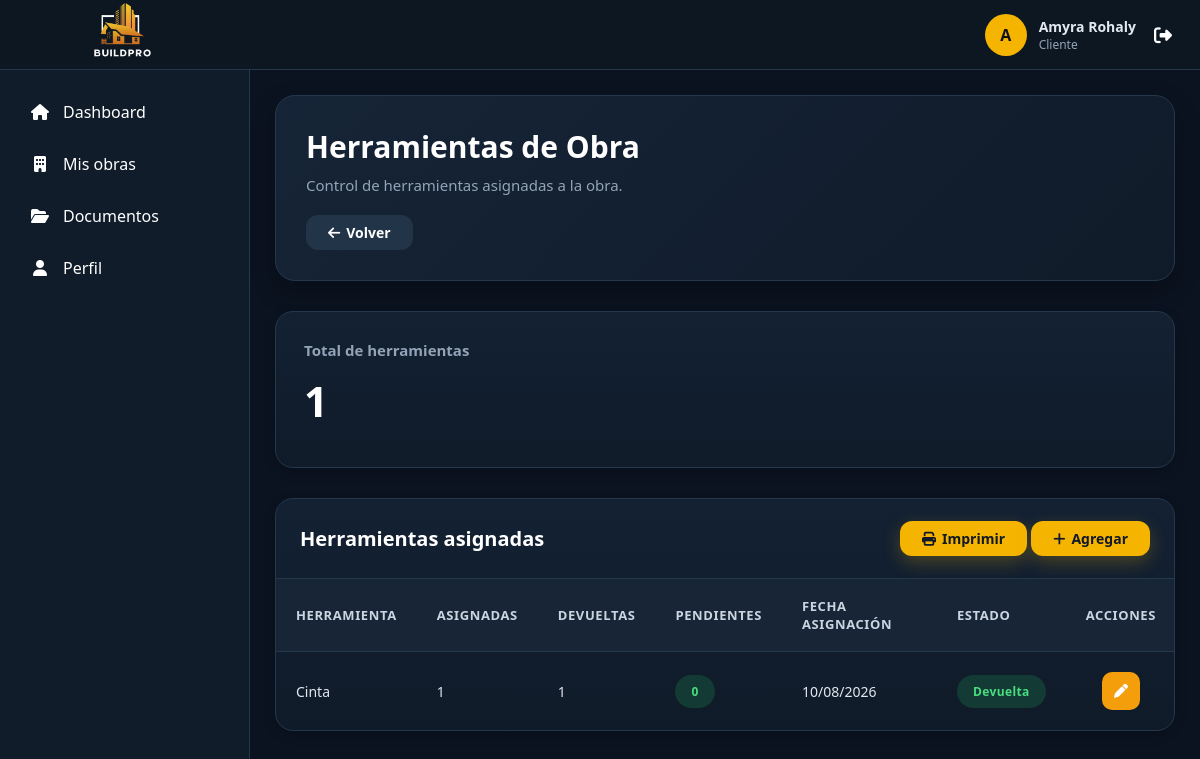
Screenshot of /controladores/HerramientaObraController.php?accion=listar&id_obra=9 (signed in) with the database file from the repository.
### tables this page shows
CREATE TABLE `herramienta_obra` (
  `id_herramienta_obra` int(11) NOT NULL,
  `id_herramienta` int(11) NOT NULL,
  `cantidad_asignada` int(11) NOT NULL DEFAULT 1,
  `cantidad_devuelta` int(11) NOT NULL DEFAULT 0,
  `id_obra` int(11) NOT NULL,
  `fecha_asignacion` date NOT NULL,
  `fecha_devolucion` date DEFAULT NULL,
  `observaciones` text DEFAULT NULL,
  `id_estado_herramienta` int(11) NOT NULL DEFAULT 2
);

CREATE TABLE `herramienta` (
  `id_herramienta` int(11) NOT NULL,
  `nombre` varchar(100) NOT NULL,
  `tipo` varchar(50) DEFAULT NULL,
  `marca` varchar(100) DEFAULT NULL,
  `modelo` varchar(100) DEFAULT NULL,
  `cantidad_total` int(11) DEFAULT 1,
  `fecha_adquisicion` date DEFAULT NULL,
  `costo` decimal(12,2) DEFAULT NULL
);

CREATE TABLE `estado_herramienta` (
  `id_estado_herramienta` int(11) NOT NULL,
  `nombre` varchar(50) NOT NULL
);

### modelos/Conexion.php (called while the page is built)
<?php
class Conexion {
    private $host = "localhost";
    private $usuario = "root";
    private $password = "";
    private $baseDatos = "constructora";
    public function conectar(){
        try {
            $conexion = new PDO(
                "mysql:host=".$this->host.";dbname=".$this->baseDatos.";charset=utf8",
                $this->usuario,
                $this->password
            );
            $conexion->setAttribute(
                PDO::ATTR_ERRMODE,
                PDO::ERRMODE_EXCEPTION
            );
            return $conexion;
        } catch(PDOException $e){
            die("Error de conexión: ".$e->getMessage());
        }
    }
}
?>

### modelos/HerramientaObra.php (called while the page is built, shortened)
<?php
require_once "Conexion.php";
class HerramientaObra
{
    private $conexion;
    public function __construct()
    {
        $db = new Conexion();
        $this->conexion = $db->conectar();
    }
    public function obtenerPorObra($id_obra)
    {
        $sql = "
            SELECT
                ho.id_herramienta_obra,
                ho.id_herramienta,
                h.nombre AS herramienta,
                ho.cantidad_asignada,
                ho.cantidad_devuelta,
                (
                    ho.cantidad_asignada -
                    ho.cantidad_devuelta
                ) AS cantidad_pendiente,
                ho.fecha_asignacion,
                ho.observaciones,
                eh.nombre AS estado
            FROM herramienta_obra ho
            INNER JOIN herramienta h
                ON ho.id_herramienta = h.id_herramienta
            INNER JOIN estado_herramienta eh
                ON ho.id_estado_herramienta =
                   eh.id_estado_herramienta
            WHERE ho.id_obra = ?
            ORDER BY ho.id_herramienta_obra DESC
        ";
        $stmt = $this->conexion->prepare($sql);
        $stmt->execute([$id_obra]);
        return $stmt->fetchAll(PDO::FETCH_ASSOC);
    }
}

### vistas/obras/herramientas/index.php (the view, shortened to what this page needs)
<?php
require_once __DIR__ . "/../../../layouts/header.php";
require_once __DIR__ . "/../../../layouts/sidebar.php";
?>
<main class="content">
<div class="page-header">
    <div>
        <h1 class="page-title">
            Herramientas de Obra
        </h1>
        <p class="page-subtitle">
            Control de herramientas asignadas a la obra.
        </p>
    </div>
    <a
        href="/empresa_constructora/vistas/obras/ver.php?id=<?= $_GET["id_obra"] ?>"
        class="btn btn-secondary">
        <i class="fa-solid fa-arrow-left"></i>
        Volver
    </a>
</div>
<div class="cards-grid">
    <div class="dashboard-card">
        <h3>
            Total de herramientas
        </h3>
        <h2>
            <?= count($herramientas) ?>
        </h2>
    </div>
</div>
<div class="table-container">
    <div class="table-header">
        <h2>
            Herramientas asignadas
        </h2>
        <div>
            <button
                onclick="window.print()"
                class="btn btn-primary">
                <i class="fa-solid fa-print"></i>
                Imprimir
            </button>
            <a
                href="/empresa_constructora/controladores/HerramientaObraController.php?accion=crear&id_obra=<?= $_GET["id_obra"] ?>"
                class="btn btn-primary">
                <i class="fa-solid fa-plus"></i>
                Agregar
            </a>
        </div>
    </div>
    <?php if (!empty($herramientas)) { ?>
        <table class="table">
            <thead>
                <tr>
                    <th>
                        Herramienta
                    </th>
                    <th>
                        Asignadas
                    </th>
                    <th>
                        Devueltas
                    </th>
                    <th>
                        Pendientes
                    </th>
                    <th>
                        Fecha asignación
                    </th>
                    <th>
                        Estado
                    </th>
                    <th class="no-print">
                        Acciones
                    </th>
                </tr>
            </thead>
            <tbody>
                <?php foreach ($herramientas as $herramienta) { ?>
                    <tr>
                        <td>
                            <?= htmlspecialchars($herramienta["herramienta"]) ?>
                        </td>
                        <td>
                            <?= $herramienta["cantidad_asignada"] ?>
                        </td>
                        <td>
                            <?= $herramienta["cantidad_devuelta"] ?>
                        </td>
                        <td>
                            <?php if ($herramienta["cantidad_pendiente"] > 0) { ?>
                                <span class="badge badge-warning">
                                    <?= $herramienta["cantidad_pendiente"] ?>
                                </span>
                            <?php } else { ?>
                                <span class="badge badge-success">
                                    0
                                </span>
                            <?php } ?>
                        </td>
                        <td>
                            <?= date(
                                "d/m/Y",
                                strtotime($herramienta["fecha_asignacion"])
                            ) ?>
                        </td>
                        <td>
                            <?php
                            $clase = "badge-secondary";
                            switch ($herramienta["estado"]) {
                                case "Devuelta":
                                    $clase = "badge-success";
                                    break;
                            }
                            ?>
                            <span class="badge <?= $clase ?>">
                                <?= htmlspecialchars($herramienta["estado"]) ?>
                            </span>
                        </td>
                        <td class="no-print">
                            <div class="table-actions">
                                <a
                                    href="/empresa_constructora/controladores/HerramientaObraController.php?accion=editar&id=<?= $herramienta["id_herramienta_obra"] ?>"
                                    class="btn btn-warning">
                                    <i class="fa-solid fa-pen"></i>
                                </a>
                            </div>
                        </td>
                    </tr>
                <?php } ?>
            </tbody>
        </table>
    <?php } ?>
</div>
</main>
<?php require_once __DIR__ . "/../../../layouts/footer.php"; ?>

### assets/css/layout.css (style rules this page uses)
:root { --bg:#070d14; --surface:#111e2b; --surface-light:#182838; --surface-hover:#223448; --primary:#ffb703; --primary-hover:#fb8500; --text:#ffffff; --text-secondary:#94a3b8; --border:rgba(255,255,255,.08); --sidebar-width:250px; --navbar-height:70px; --radius:14px; --shadow: 0 8px 30px rgba(0,0,0,.25); }
* { margin:0; padding:0; box-sizing:border-box; font-family:"Segoe UI",sans-serif; }
html, body { width:100%; min-height:100%; overflow-x:hidden; }
body { background:var(--bg); color:var(--text); }
.content { margin-left:var(--sidebar-width); margin-top:var(--navbar-height); min-height:calc(100vh - var(--navbar-height)); padding:30px; background:var(--bg); }
.page-title { margin-bottom:25px; }
@media (max-width:1200px) { .content { padding:25px; } }
.content { transition: margin-left .30s ease, width .30s ease, padding .30s ease; }
table { width:100%; }
button, input, select, textarea { font:inherit; }
a { color:inherit; }

### rows the page displays
herramienta_obra: id_herramienta.nombre "Cinta", cantidad_asignada "1", cantidad_devuelta "1", fecha_asignacion "10/08/2026", id_estado_herramienta.nombre "Devuelta"

### other values shown
substr($_SESSION['usuario']['nombre'],0,1) "A"
$_SESSION['usuario']['nombre'] "Amyra"
$_SESSION['usuario']['apellido'] "Rohaly"
$_SESSION['usuario']['rol'] "Cliente"
$item[1] "Dashboard"
$item[1] "Mis obras"
$item[1] "Documentos"
$item[1] "Perfil"
count($herramientas) "1"
